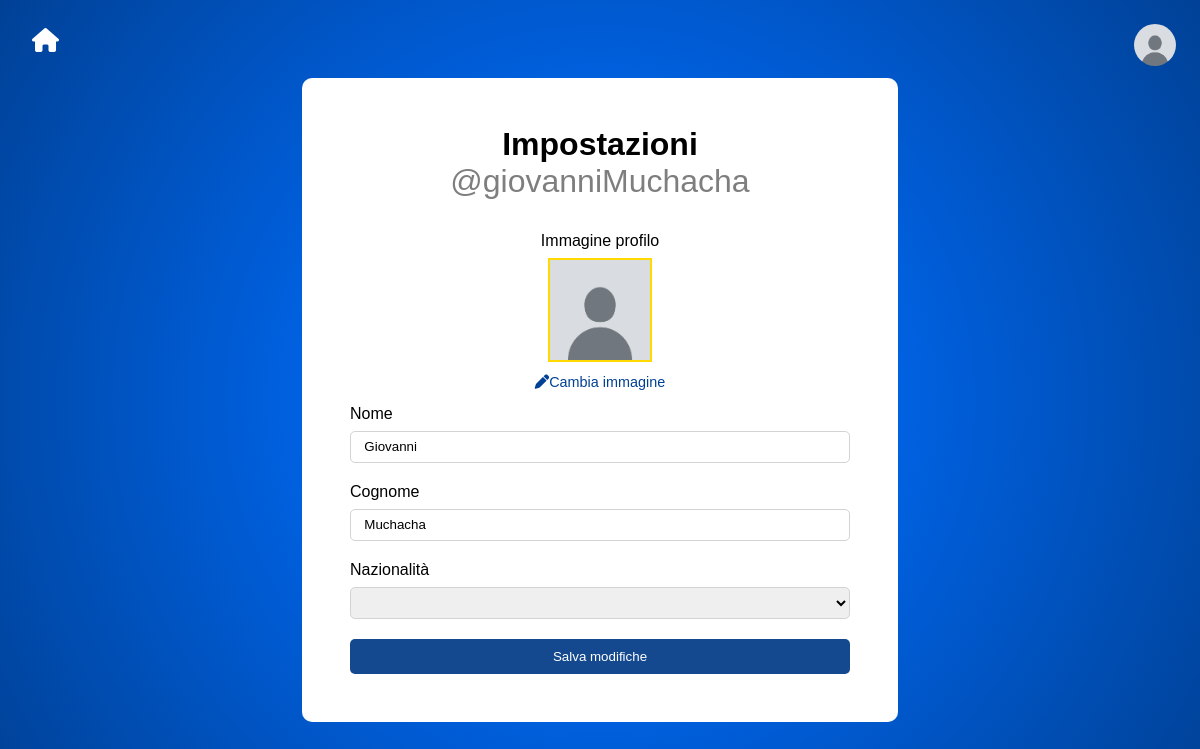
The page /settings/ (signed in) on the database its author committed.
### core/models.py (models this page shows, shortened)
class Profile(models.Model):
    user = models.ForeignKey(User, on_delete=models.CASCADE)
    id_user = models.PositiveIntegerField()
    name = models.CharField(max_length=30, blank=True)
    surname = models.CharField(max_length=30, blank=True)
    img_profilo = models.ImageField(upload_to = 'img_profilo', default = 'img_profilo_default.jpg')
    nationality = models.CharField(max_length=2, blank=True, help_text="Codice ISO della nazione (es. IT, US, FR)")

### core/views.py (the view, shortened to what this page needs)
# urls.py: path('settings/', views.settings, name='settings'),
@login_required(login_url='login')
def settings(request):
    user_object = request.user
    user_profile = Profile.objects.get(user=user_object)
    return render(request, 'settings.html', {
        'user_profile': user_profile,
        'countries': list(countries)
    })

### templates/settings.html (shortened to what this page needs)
{% load static %}
<!DOCTYPE html>
<html lang="en">
<head>
    <link rel="stylesheet" href="{% static 'css/settings.css' %}">
    <link rel="stylesheet" href="https://cdnjs.cloudflare.com/ajax/libs/font-awesome/6.7.2/css/all.min.css"
 />
</head>
<body>
    <a href="{% url 'index' %}" class="home-button"><i title="Esplora" class="fa-solid fa-house fa-xl"
            style="color: #ffffff;"></i></a>
    <a href="{% url 'user_profile' request.user.id %}" title="Profilo"><img src="{{user_profile.img_profilo.url}}" class="img-profile" alt="" id="img-profile"></a>
    <div class="container">
        <h1>Impostazioni <span class="username">@{{user.username}}</span></h1>
        <form action="{% url 'settings' %}" method="POST" enctype="multipart/form-data">
            <label for="" class="label-img-profilo">Immagine profilo</label>
            <label for="img_profilo" class="image-upload">
                <img src="{{user_profile.img_profilo.url}}" class="img-profile-preview" alt="" id="img-profile-preview">
            </label>
            <label for="img_profilo" class="change-image-text"><i class="fa-solid fa-pen fa" style="color: rgb(0,65,150);"></i>Cambia immagine</label>
            <label for="name">Nome</label>
            <input type="text" name="name" id="name" value="{{ user_profile.name }}" placeholder="Inserisci il tuo nome">
            <label for="surname">Cognome</label>
            <input type="text" name="surname" id="surname" value="{{ user_profile.surname }}" placeholder="Inserisci il tuo cognome">
            <label for="nationality">Nazionalità</label>
            <select name="nationality" id="nationality">
            </select>
            <button class="salva-button" type="submit">Salva modifiche</button>
        </form>
    </div>
</body>
</html>

### static/css/settings.css (style rules this page uses)
body { margin: 0px; background: radial-gradient(circle, rgb(0, 110, 255) 18%, rgb(0, 65, 150)); display: flex; justify-content: center; align-items: center; height: 100vh; font-family: sans-serif; text-align: center; }
.home-button { position: absolute; top: 2em; left: 2em; }
.img-profile { height: 42px; width: 42px; border-radius: 50%; position: absolute; top: 1.5em; right: 1.5em; }
.container { height: auto; width: 500px; background-color: white; border-radius: 10px; padding: 3em; }
h1 { margin: 0px; margin-bottom: 1em; }
.username { opacity: 0.5; font-weight: normal; }
.image-upload { position: relative; display: inline-block; }
.img-profile-preview { width: 100px; height: 100px; border: 2px solid rgb(255, 217, 0); transition: 0.3s ease; }
.change-image-text { display: block; text-align: center; margin-bottom: 1em; font-size: 0.9em; color: rgb(0, 65, 150); cursor: pointer; text-decoration: none; }
form label { display: flex; margin-bottom: 0.5em; }
.label-img-profilo { display: block; }
form input, form select { display: flex; width: 100%; height: 32px; border: 1px solid lightgrey; margin-bottom: 20px; align-items: center; border-radius: 5px; padding: 0 1em; box-sizing: border-box; }
.salva-button { background-color: rgb(20, 73, 143); height: 35px; border-radius: 5px; border: none; color: white; width: 100%; }

### rows shown on the page
Profile: img_profilo (placeholder picture), name "Giovanni", surname "Muchacha"

### other values the page prints
{{ user.username }} "giovanniMuchacha"
